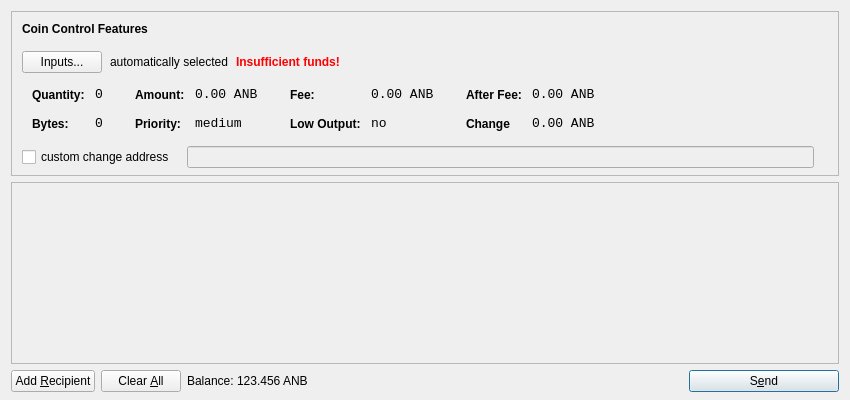
<?xml version="1.0" encoding="UTF-8"?>
<ui version="4.0">
 <class>SendCoinsDialog</class>
 <widget class="QDialog" name="SendCoinsDialog">
  <property name="geometry">
   <rect>
    <x>0</x>
    <y>0</y>
    <width>850</width>
    <height>400</height>
   </rect>
  </property>
  <property name="windowTitle">
   <string>Send Coins</string>
  </property>
  <layout class="QVBoxLayout" name="verticalLayout" stretch="0,1,0">
   <property name="bottomMargin">
    <number>8</number>
   </property>
   <item>
    <widget class="QFrame" name="frameCoinControl">
     <property name="sizePolicy">
      <sizepolicy hsizetype="Expanding" vsizetype="Expanding">
       <horstretch>0</horstretch>
       <verstretch>0</verstretch>
      </sizepolicy>
     </property>
     <property name="maximumSize">
      <size>
       <width>16777215</width>
       <height>16777215</height>
      </size>
     </property>
     <property name="frameShape">
      <enum>QFrame::StyledPanel</enum>
     </property>
     <property name="frameShadow">
      <enum>QFrame::Sunken</enum>
     </property>
     <layout class="QVBoxLayout" name="verticalLayoutCoinControl2">
      <property name="spacing">
       <number>-1</number>
      </property>
      <property name="leftMargin">
       <number>0</number>
      </property>
      <property name="topMargin">
       <number>0</number>
      </property>
      <property name="rightMargin">
       <number>0</number>
      </property>
      <property name="bottomMargin">
       <number>6</number>
      </property>
      <item>
       <layout class="QVBoxLayout" name="verticalLayoutCoinControl" stretch="0,0,0,0,1">
        <property name="spacing">
         <number>0</number>
        </property>
        <property name="leftMargin">
         <number>10</number>
        </property>
        <property name="topMargin">
         <number>10</number>
        </property>
        <item>
         <layout class="QHBoxLayout" name="horizontalLayoutCoinControl1">
          <property name="bottomMargin">
           <number>15</number>
          </property>
          <item>
           <widget class="QLabel" name="labelCoinControlFeatures">
            <property name="sizePolicy">
             <sizepolicy hsizetype="Preferred" vsizetype="Maximum">
              <horstretch>0</horstretch>
              <verstretch>0</verstretch>
             </sizepolicy>
            </property>
            <property name="font">
             <font>
              <weight>75</weight>
              <bold>true</bold>
             </font>
            </property>
            <property name="styleSheet">
             <string notr="true">font-weight:bold;</string>
            </property>
            <property name="text">
             <string>Coin Control Features</string>
            </property>
           </widget>
          </item>
         </layout>
        </item>
        <item>
         <layout class="QHBoxLayout" name="horizontalLayoutCoinControl2" stretch="0,0,0,0">
          <property name="spacing">
           <number>8</number>
          </property>
          <property name="bottomMargin">
           <number>10</number>
          </property>
          <item>
           <widget class="QPushButton" name="pushButtonCoinControl">
            <property name="styleSheet">
             <string notr="true"/>
            </property>
            <property name="text">
             <string>Inputs...</string>
            </property>
           </widget>
          </item>
          <item>
           <widget class="QLabel" name="labelCoinControlAutomaticallySelected">
            <property name="text">
             <string>automatically selected</string>
            </property>
            <property name="margin">
             <number>5</number>
            </property>
           </widget>
          </item>
          <item>
           <widget class="QLabel" name="labelCoinControlInsuffFunds">
            <property name="font">
             <font>
              <weight>75</weight>
              <bold>true</bold>
             </font>
            </property>
            <property name="styleSheet">
             <string notr="true">color:red;font-weight:bold;</string>
            </property>
            <property name="text">
             <string>Insufficient funds!</string>
            </property>
            <property name="margin">
             <number>5</number>
            </property>
           </widget>
          </item>
          <item>
           <spacer name="horizontalSpacerCoinControl">
            <property name="orientation">
             <enum>Qt::Horizontal</enum>
            </property>
            <property name="sizeHint" stdset="0">
             <size>
              <width>40</width>
              <height>1</height>
             </size>
            </property>
           </spacer>
          </item>
         </layout>
        </item>
        <item>
         <widget class="QWidget" name="widgetCoinControl" native="true">
          <property name="sizePolicy">
           <sizepolicy hsizetype="Preferred" vsizetype="Preferred">
            <horstretch>0</horstretch>
            <verstretch>0</verstretch>
           </sizepolicy>
          </property>
          <property name="minimumSize">
           <size>
            <width>0</width>
            <height>0</height>
           </size>
          </property>
          <property name="styleSheet">
           <string notr="true"/>
          </property>
          <layout class="QHBoxLayout" name="horizontalLayoutCoinControl5">
           <property name="margin">
            <number>0</number>
           </property>
           <item>
            <layout class="QHBoxLayout" name="horizontalLayoutCoinControl3" stretch="0,0,0,1">
             <property name="spacing">
              <number>20</number>
             </property>
             <property name="topMargin">
              <number>0</number>
             </property>
             <property name="bottomMargin">
              <number>10</number>
             </property>
             <item>
              <layout class="QFormLayout" name="formLayoutCoinControl1">
               <property name="horizontalSpacing">
                <number>10</number>
               </property>
               <property name="verticalSpacing">
                <number>14</number>
               </property>
               <property name="leftMargin">
                <number>10</number>
               </property>
               <property name="topMargin">
                <number>4</number>
               </property>
               <property name="rightMargin">
                <number>6</number>
               </property>
               <item row="0" column="0">
                <widget class="QLabel" name="labelCoinControlQuantityText">
                 <property name="styleSheet">
                  <string notr="true">font-weight:bold;</string>
                 </property>
                 <property name="text">
                  <string>Quantity:</string>
                 </property>
                 <property name="margin">
                  <number>0</number>
                 </property>
                </widget>
               </item>
               <item row="0" column="1">
                <widget class="QLabel" name="labelCoinControlQuantity">
                 <property name="font">
                  <font>
                   <family>Monospace</family>
                   <pointsize>10</pointsize>
                  </font>
                 </property>
                 <property name="cursor">
                  <cursorShape>IBeamCursor</cursorShape>
                 </property>
                 <property name="contextMenuPolicy">
                  <enum>Qt::ActionsContextMenu</enum>
                 </property>
                 <property name="text">
                  <string>0</string>
                 </property>
                 <property name="margin">
                  <number>0</number>
                 </property>
                 <property name="textInteractionFlags">
                  <set>Qt::LinksAccessibleByMouse|Qt::TextSelectableByKeyboard|Qt::TextSelectableByMouse</set>
                 </property>
                </widget>
               </item>
               <item row="1" column="0">
                <widget class="QLabel" name="labelCoinControlBytesText">
                 <property name="styleSheet">
                  <string notr="true">font-weight:bold;</string>
                 </property>
                 <property name="text">
                  <string>Bytes:</string>
                 </property>
                </widget>
               </item>
               <item row="1" column="1">
                <widget class="QLabel" name="labelCoinControlBytes">
                 <property name="font">
                  <font>
                   <family>Monospace</family>
                   <pointsize>10</pointsize>
                  </font>
                 </property>
                 <property name="cursor">
                  <cursorShape>IBeamCursor</cursorShape>
                 </property>
                 <property name="contextMenuPolicy">
                  <enum>Qt::ActionsContextMenu</enum>
                 </property>
                 <property name="text">
                  <string>0</string>
                 </property>
                 <property name="textInteractionFlags">
                  <set>Qt::LinksAccessibleByMouse|Qt::TextSelectableByKeyboard|Qt::TextSelectableByMouse</set>
                 </property>
                </widget>
               </item>
              </layout>
             </item>
             <item>
              <layout class="QFormLayout" name="formLayoutCoinControl2">
               <property name="horizontalSpacing">
                <number>10</number>
               </property>
               <property name="verticalSpacing">
                <number>14</number>
               </property>
               <property name="leftMargin">
                <number>6</number>
               </property>
               <property name="topMargin">
                <number>4</number>
               </property>
               <property name="rightMargin">
                <number>6</number>
               </property>
               <item row="0" column="0">
                <widget class="QLabel" name="labelCoinControlAmountText">
                 <property name="styleSheet">
                  <string notr="true">font-weight:bold;</string>
                 </property>
                 <property name="text">
                  <string>Amount:</string>
                 </property>
                 <property name="margin">
                  <number>0</number>
                 </property>
                </widget>
               </item>
               <item row="0" column="1">
                <widget class="QLabel" name="labelCoinControlAmount">
                 <property name="font">
                  <font>
                   <family>Monospace</family>
                   <pointsize>10</pointsize>
                  </font>
                 </property>
                 <property name="cursor">
                  <cursorShape>IBeamCursor</cursorShape>
                 </property>
                 <property name="contextMenuPolicy">
                  <enum>Qt::ActionsContextMenu</enum>
                 </property>
                 <property name="text">
                  <string>0.00 ANB</string>
                 </property>
                 <property name="textInteractionFlags">
                  <set>Qt::LinksAccessibleByMouse|Qt::TextSelectableByKeyboard|Qt::TextSelectableByMouse</set>
                 </property>
                </widget>
               </item>
               <item row="1" column="0">
                <widget class="QLabel" name="labelCoinControlPriorityText">
                 <property name="styleSheet">
                  <string notr="true">font-weight:bold;</string>
                 </property>
                 <property name="text">
                  <string>Priority:</string>
                 </property>
                </widget>
               </item>
               <item row="1" column="1">
                <widget class="QLabel" name="labelCoinControlPriority">
                 <property name="font">
                  <font>
                   <family>Monospace</family>
                   <pointsize>10</pointsize>
                  </font>
                 </property>
                 <property name="cursor">
                  <cursorShape>IBeamCursor</cursorShape>
                 </property>
                 <property name="contextMenuPolicy">
                  <enum>Qt::ActionsContextMenu</enum>
                 </property>
                 <property name="text">
                  <string>medium</string>
                 </property>
                 <property name="textInteractionFlags">
                  <set>Qt::LinksAccessibleByMouse|Qt::TextSelectableByKeyboard|Qt::TextSelectableByMouse</set>
                 </property>
                </widget>
               </item>
              </layout>
             </item>
             <item>
              <layout class="QFormLayout" name="formLayoutCoinControl3">
               <property name="horizontalSpacing">
                <number>10</number>
               </property>
               <property name="verticalSpacing">
                <number>14</number>
               </property>
               <property name="leftMargin">
                <number>6</number>
               </property>
               <property name="topMargin">
                <number>4</number>
               </property>
               <property name="rightMargin">
                <number>6</number>
               </property>
               <item row="0" column="0">
                <widget class="QLabel" name="labelCoinControlFeeText">
                 <property name="styleSheet">
                  <string notr="true">font-weight:bold;</string>
                 </property>
                 <property name="text">
                  <string>Fee:</string>
                 </property>
                 <property name="margin">
                  <number>0</number>
                 </property>
                </widget>
               </item>
               <item row="0" column="1">
                <widget class="QLabel" name="labelCoinControlFee">
                 <property name="font">
                  <font>
                   <family>Monospace</family>
                   <pointsize>10</pointsize>
                  </font>
                 </property>
                 <property name="cursor">
                  <cursorShape>IBeamCursor</cursorShape>
                 </property>
                 <property name="contextMenuPolicy">
                  <enum>Qt::ActionsContextMenu</enum>
                 </property>
                 <property name="text">
                  <string>0.00 ANB</string>
                 </property>
                 <property name="textInteractionFlags">
                  <set>Qt::LinksAccessibleByMouse|Qt::TextSelectableByKeyboard|Qt::TextSelectableByMouse</set>
                 </property>
                </widget>
               </item>
               <item row="1" column="0">
                <widget class="QLabel" name="labelCoinControlLowOutputText">
                 <property name="styleSheet">
                  <string notr="true">font-weight:bold;</string>
                 </property>
                 <property name="text">
                  <string>Low Output:</string>
                 </property>
                </widget>
               </item>
               <item row="1" column="1">
                <widget class="QLabel" name="labelCoinControlLowOutput">
                 <property name="font">
                  <font>
                   <family>Monospace</family>
                   <pointsize>10</pointsize>
                  </font>
                 </property>
                 <property name="cursor">
                  <cursorShape>IBeamCursor</cursorShape>
                 </property>
                 <property name="contextMenuPolicy">
                  <enum>Qt::ActionsContextMenu</enum>
                 </property>
                 <property name="text">
                  <string>no</string>
                 </property>
                 <property name="textInteractionFlags">
                  <set>Qt::LinksAccessibleByMouse|Qt::TextSelectableByKeyboard|Qt::TextSelectableByMouse</set>
                 </property>
                </widget>
               </item>
              </layout>
             </item>
             <item>
              <layout class="QFormLayout" name="formLayoutCoinControl4">
               <property name="horizontalSpacing">
                <number>10</number>
               </property>
               <property name="verticalSpacing">
                <number>14</number>
               </property>
               <property name="leftMargin">
                <number>6</number>
               </property>
               <property name="topMargin">
                <number>4</number>
               </property>
               <property name="rightMargin">
                <number>6</number>
               </property>
               <item row="0" column="0">
                <widget class="QLabel" name="labelCoinControlAfterFeeText">
                 <property name="styleSheet">
                  <string notr="true">font-weight:bold;</string>
                 </property>
                 <property name="text">
                  <string>After Fee:</string>
                 </property>
                 <property name="margin">
                  <number>0</number>
                 </property>
                </widget>
               </item>
               <item row="0" column="1">
                <widget class="QLabel" name="labelCoinControlAfterFee">
                 <property name="font">
                  <font>
                   <family>Monospace</family>
                   <pointsize>10</pointsize>
                  </font>
                 </property>
                 <property name="cursor">
                  <cursorShape>IBeamCursor</cursorShape>
                 </property>
                 <property name="contextMenuPolicy">
                  <enum>Qt::ActionsContextMenu</enum>
                 </property>
                 <property name="text">
                  <string>0.00 ANB</string>
                 </property>
                 <property name="textInteractionFlags">
                  <set>Qt::LinksAccessibleByMouse|Qt::TextSelectableByKeyboard|Qt::TextSelectableByMouse</set>
                 </property>
                </widget>
               </item>
               <item row="1" column="0">
                <widget class="QLabel" name="labelCoinControlChangeText">
                 <property name="styleSheet">
                  <string notr="true">font-weight:bold;</string>
                 </property>
                 <property name="text">
                  <string>Change</string>
                 </property>
                </widget>
               </item>
               <item row="1" column="1">
                <widget class="QLabel" name="labelCoinControlChange">
                 <property name="font">
                  <font>
                   <family>Monospace</family>
                   <pointsize>10</pointsize>
                  </font>
                 </property>
                 <property name="cursor">
                  <cursorShape>IBeamCursor</cursorShape>
                 </property>
                 <property name="contextMenuPolicy">
                  <enum>Qt::ActionsContextMenu</enum>
                 </property>
                 <property name="text">
                  <string>0.00 ANB</string>
                 </property>
                 <property name="textInteractionFlags">
                  <set>Qt::LinksAccessibleByMouse|Qt::TextSelectableByKeyboard|Qt::TextSelectableByMouse</set>
                 </property>
                </widget>
               </item>
              </layout>
             </item>
            </layout>
           </item>
          </layout>
         </widget>
        </item>
        <item>
         <layout class="QHBoxLayout" name="horizontalLayoutCoinControl4" stretch="0,0,0">
          <property name="spacing">
           <number>12</number>
          </property>
          <property name="sizeConstraint">
           <enum>QLayout::SetDefaultConstraint</enum>
          </property>
          <property name="topMargin">
           <number>5</number>
          </property>
          <property name="rightMargin">
           <number>5</number>
          </property>
          <item>
           <widget class="QCheckBox" name="checkBoxCoinControlChange">
            <property name="text">
             <string>custom change address</string>
            </property>
           </widget>
          </item>
          <item>
           <widget class="QLineEdit" name="lineEditCoinControlChange">
            <property name="enabled">
             <bool>false</bool>
            </property>
            <property name="sizePolicy">
             <sizepolicy hsizetype="Expanding" vsizetype="Fixed">
              <horstretch>0</horstretch>
              <verstretch>0</verstretch>
             </sizepolicy>
            </property>
           </widget>
          </item>
          <item>
           <widget class="QLabel" name="labelCoinControlChangeLabel">
            <property name="sizePolicy">
             <sizepolicy hsizetype="Preferred" vsizetype="Expanding">
              <horstretch>0</horstretch>
              <verstretch>0</verstretch>
             </sizepolicy>
            </property>
            <property name="minimumSize">
             <size>
              <width>0</width>
              <height>0</height>
             </size>
            </property>
            <property name="text">
             <string/>
            </property>
            <property name="margin">
             <number>3</number>
            </property>
           </widget>
          </item>
         </layout>
        </item>
        <item>
         <spacer name="verticalSpacerCoinControl">
          <property name="orientation">
           <enum>Qt::Vertical</enum>
          </property>
          <property name="sizeHint" stdset="0">
           <size>
            <width>800</width>
            <height>1</height>
           </size>
          </property>
         </spacer>
        </item>
       </layout>
      </item>
     </layout>
    </widget>
   </item>
   <item>
    <widget class="QScrollArea" name="scrollArea">
     <property name="widgetResizable">
      <bool>true</bool>
     </property>
     <widget class="QWidget" name="scrollAreaWidgetContents">
      <property name="geometry">
       <rect>
        <x>0</x>
        <y>0</y>
        <width>830</width>
        <height>165</height>
       </rect>
      </property>
      <layout class="QVBoxLayout" name="verticalLayout_2">
       <property name="margin">
        <number>0</number>
       </property>
       <item>
        <layout class="QVBoxLayout" name="entries">
         <property name="spacing">
          <number>6</number>
         </property>
        </layout>
       </item>
       <item>
        <spacer name="verticalSpacer">
         <property name="orientation">
          <enum>Qt::Vertical</enum>
         </property>
         <property name="sizeHint" stdset="0">
          <size>
           <width>20</width>
           <height>40</height>
          </size>
         </property>
        </spacer>
       </item>
      </layout>
     </widget>
    </widget>
   </item>
   <item>
    <layout class="QHBoxLayout" name="horizontalLayout">
     <item>
      <widget class="QPushButton" name="addButton">
       <property name="toolTip">
        <string>Send to multiple recipients at once</string>
       </property>
       <property name="text">
        <string>Add &amp;Recipient</string>
       </property>
       <property name="icon">
        <iconset resource="../bitcoin.qrc">
         <normaloff>:/icons/add</normaloff>:/icons/add</iconset>
       </property>
       <property name="autoDefault">
        <bool>false</bool>
       </property>
      </widget>
     </item>
     <item>
      <widget class="QPushButton" name="clearButton">
       <property name="sizePolicy">
        <sizepolicy hsizetype="Minimum" vsizetype="Fixed">
         <horstretch>0</horstretch>
         <verstretch>0</verstretch>
        </sizepolicy>
       </property>
       <property name="toolTip">
        <string>Remove all transaction fields</string>
       </property>
       <property name="text">
        <string>Clear &amp;All</string>
       </property>
       <property name="icon">
        <iconset resource="../bitcoin.qrc">
         <normaloff>:/icons/remove</normaloff>:/icons/remove</iconset>
       </property>
       <property name="autoRepeatDelay">
        <number>300</number>
       </property>
       <property name="autoDefault">
        <bool>false</bool>
       </property>
      </widget>
     </item>
     <item>
      <layout class="QHBoxLayout" name="horizontalLayout_2">
       <property name="spacing">
        <number>3</number>
       </property>
       <item>
        <widget class="QLabel" name="label">
         <property name="sizePolicy">
          <sizepolicy hsizetype="Preferred" vsizetype="Fixed">
           <horstretch>0</horstretch>
           <verstretch>0</verstretch>
          </sizepolicy>
         </property>
         <property name="text">
          <string>Balance:</string>
         </property>
        </widget>
       </item>
       <item>
        <widget class="QLabel" name="labelBalance">
         <property name="sizePolicy">
          <sizepolicy hsizetype="Preferred" vsizetype="Fixed">
           <horstretch>0</horstretch>
           <verstretch>0</verstretch>
          </sizepolicy>
         </property>
         <property name="cursor">
          <cursorShape>IBeamCursor</cursorShape>
         </property>
         <property name="text">
          <string>123.456 ANB</string>
         </property>
         <property name="textInteractionFlags">
          <set>Qt::LinksAccessibleByMouse|Qt::TextSelectableByKeyboard|Qt::TextSelectableByMouse</set>
         </property>
        </widget>
       </item>
      </layout>
     </item>
     <item>
      <spacer name="horizontalSpacer">
       <property name="orientation">
        <enum>Qt::Horizontal</enum>
       </property>
       <property name="sizeHint" stdset="0">
        <size>
         <width>40</width>
         <height>20</height>
        </size>
       </property>
      </spacer>
     </item>
     <item>
      <widget class="QPushButton" name="sendButton">
       <property name="minimumSize">
        <size>
         <width>150</width>
         <height>0</height>
        </size>
       </property>
       <property name="toolTip">
        <string>Confirm the send action</string>
       </property>
       <property name="text">
        <string>S&amp;end</string>
       </property>
       <property name="icon">
        <iconset resource="../bitcoin.qrc">
         <normaloff>:/icons/send</normaloff>:/icons/send</iconset>
       </property>
       <property name="default">
        <bool>true</bool>
       </property>
      </widget>
     </item>
    </layout>
   </item>
  </layout>
 </widget>
 <resources>
  <include location="../bitcoin.qrc"/>
 </resources>
 <connections/>
</ui>
